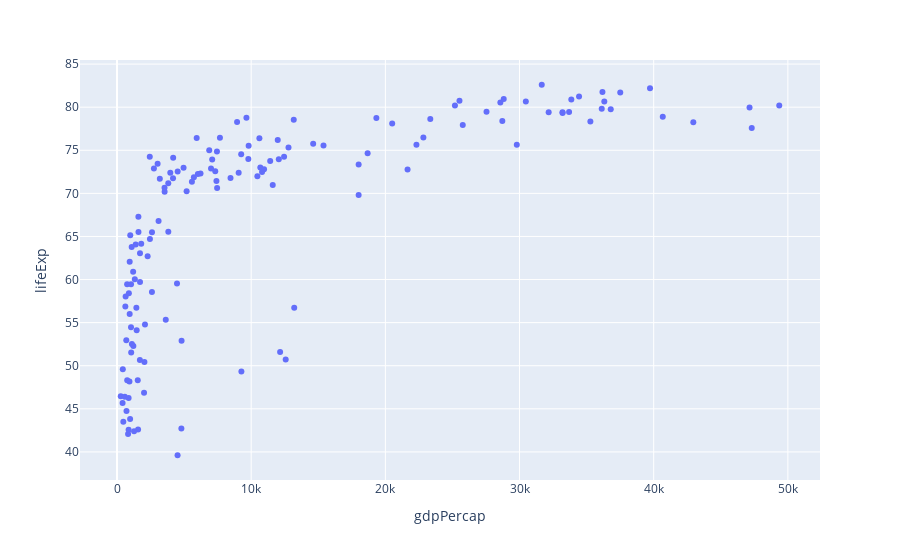

Notebook cell for this chart:
### Code cell
fig = px.scatter(gdp_df, x="gdpPercap", y="lifeExp")

fig.show()

### Figure 1 — Plotly figure (JSON) as saved in the notebook; plotly's stock layout.template omitted (floating-point values rounded to 4 significant figures; data arrays with more than 128 entries replaced by an {"elided": "..."} marker saying what was removed)
{"data": [{"hovertemplate": "gdpPercap=%{x}<br>lifeExp=%{y}<extra></extra>", "legendgroup": "", "marker": {"color": "#636efa", "symbol": "circle"}, "mode": "markers", "name": "", "orientation": "v", "showlegend": false, "type": "scatter", "x": {"elided": "142 float values"}, "xaxis": "x", "y": {"elided": "142 float values"}, "yaxis": "y"}], "layout": {"legend": {"tracegroupgap": 0}, "margin": {"t": 60}, "xaxis": {"anchor": "y", "domain": [0, 1], "title": {"text": "gdpPercap"}}, "yaxis": {"anchor": "x", "domain": [0, 1], "title": {"text": "lifeExp"}}}}
